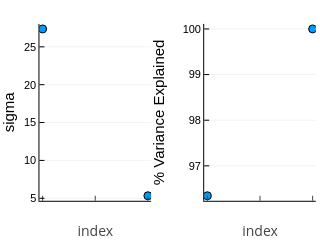

The notebook cell saved with this chart:
### Markdown cell above
Each successive component of the decomposition contributes to the total variance

$\qquad
Total\ Variance = \frac{1}{N-1} trace(A^T A)
$

**Remark:** For a given orthogonal matrix $Q$ of size $M \times M$,<br>
$\qquad$ $A^TA$ and $Q^T A^T A Q$ have the same eigenvalues:<br>
$\qquad$ a change of basis conserves the total variance.

### Code cell
percent_variance_explained = 100cumsum(σ.^2) / sum(σ.^2)

p1 = scatter( σ,                          size=(300,200), label=:none, xlabel="index", ylabel="sigma",    xticks=:none )
p2 = scatter( percent_variance_explained, size=(300,200), label=:none, xlabel="index", ylabel="% Variance Explained", xticks=:none )
println( "σ and Cumulative Variance Explained\n")
plot( p1,p2 )

### Figure 1 — Plotly figure (JSON) as saved in the notebook; plotly's stock layout.template omitted (floating-point values rounded to 4 significant figures)
{"data": [{"colorbar": {"len": 0.8842, "title": "", "x": 0.4721, "y": 0.5382}, "legendgroup": "", "marker": {"color": "rgba(0, 154, 250, 1.000)", "line": {"color": "rgba(0, 0, 0, 1.000)", "width": 1}, "size": 8, "symbol": "circle"}, "mode": "markers", "name": "", "showlegend": false, "type": "scatter", "x": [1, 2], "xaxis": "x1", "y": [27.36, 5.33], "yaxis": "y1"}, {"colorbar": {"len": 0.8842, "title": "", "x": 0.9869, "y": 0.5382}, "legendgroup": "", "marker": {"color": "rgba(0, 154, 250, 1.000)", "line": {"color": "rgba(0, 0, 0, 1.000)", "width": 1}, "size": 8, "symbol": "circle"}, "mode": "markers", "name": "", "showlegend": false, "type": "scatter", "x": [1, 2], "xaxis": "x2", "y": [96.34, 100], "yaxis": "y2"}], "layout": {"annotations": [], "height": 200, "legend": {"bgcolor": "rgba(255, 255, 255, 1.000)", "bordercolor": "rgba(0, 0, 0, 1.000)", "borderwidth": 1, "font": {"color": "rgba(0, 0, 0, 1.000)", "family": "sans-serif", "size": 11}, "title": {"font": {"color": "rgba(0, 0, 0, 1.000)", "family": "sans-serif", "size": 15}, "text": ""}, "tracegroupgap": 0, "traceorder": "normal", "x": 1, "xanchor": "auto", "y": 1, "yanchor": "auto"}, "margin": {"b": 20, "l": 0, "r": 0, "t": 20}, "paper_bgcolor": "rgba(255, 255, 255, 1.000)", "plot_bgcolor": "rgba(255, 255, 255, 1.000)", "showlegend": true, "width": 300, "xaxis1": {"anchor": "y1", "domain": [0.1233, 0.4721], "gridcolor": "rgba(0, 0, 0, 0.100)", "gridwidth": 0.5, "linecolor": "rgba(0, 0, 0, 1.000)", "mirror": false, "range": [0.97, 2.03], "showgrid": false, "showline": true, "showticklabels": false, "tickangle": 0, "ticks": "inside", "title": "index", "type": "-", "visible": true, "zeroline": false, "zerolinecolor": "rgba(0, 0, 0, 1.000)"}, "xaxis2": {"anchor": "y2", "domain": [0.6381, 0.9869], "gridcolor": "rgba(0, 0, 0, 0.100)", "gridwidth": 0.5, "linecolor": "rgba(0, 0, 0, 1.000)", "mirror": false, "range": [0.97, 2.03], "showgrid": false, "showline": true, "showticklabels": false, "tickangle": 0, "ticks": "inside", "title": "index", "type": "-", "visible": true, "zeroline": false, "zerolinecolor": "rgba(0, 0, 0, 1.000)"}, "yaxis1": {"anchor": "x1", "domain": [0.09607, 0.9803], "gridcolor": "rgba(0, 0, 0, 0.100)", "gridwidth": 0.5, "linecolor": "rgba(0, 0, 0, 1.000)", "mirror": false, "range": [4.669, 28.02], "showgrid": true, "showline": true, "showticklabels": true, "tickangle": 0, "tickcolor": "rgb(0, 0, 0)", "tickfont": {"color": "rgba(0, 0, 0, 1.000)", "family": "sans-serif", "size": 11}, "tickmode": "array", "ticks": "inside", "ticktext": ["5", "10", "15", "20", "25"], "tickvals": [5, 10, 15, 20, 25], "title": "sigma", "titlefont": {"color": "rgba(0, 0, 0, 1.000)", "family": "sans-serif", "size": 15}, "type": "-", "visible": true, "zeroline": false, "zerolinecolor": "rgba(0, 0, 0, 1.000)"}, "yaxis2": {"anchor": "x2", "domain": [0.09607, 0.9803], "gridcolor": "rgba(0, 0, 0, 0.100)", "gridwidth": 0.5, "linecolor": "rgba(0, 0, 0, 1.000)", "mirror": false, "range": [96.23, 100.1], "showgrid": true, "showline": true, "showticklabels": true, "tickangle": 0, "tickcolor": "rgb(0, 0, 0)", "tickfont": {"color": "rgba(0, 0, 0, 1.000)", "family": "sans-serif", "size": 11}, "tickmode": "array", "ticks": "inside", "ticktext": ["97", "98", "99", "100"], "tickvals": [97, 98, 99, 100], "title": "% Variance Explained", "titlefont": {"color": "rgba(0, 0, 0, 1.000)", "family": "sans-serif", "size": 15}, "type": "-", "visible": true, "zeroline": false, "zerolinecolor": "rgba(0, 0, 0, 1.000)"}}}
